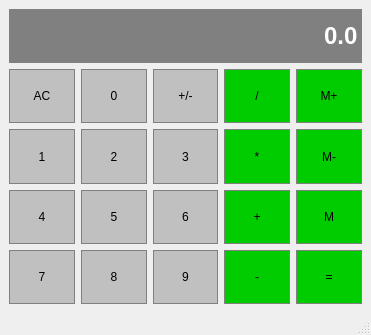
<?xml version="1.0" encoding="UTF-8"?>
<ui version="4.0">
 <class>Calculator</class>
 <widget class="QMainWindow" name="Calculator">
  <property name="geometry">
   <rect>
    <x>0</x>
    <y>0</y>
    <width>371</width>
    <height>335</height>
   </rect>
  </property>
  <property name="sizePolicy">
   <sizepolicy hsizetype="Preferred" vsizetype="Expanding">
    <horstretch>0</horstretch>
    <verstretch>0</verstretch>
   </sizepolicy>
  </property>
  <property name="windowTitle">
   <string>Calculator</string>
  </property>
  <widget class="QWidget" name="centralwidget">
   <layout class="QGridLayout" name="gridLayout">
    <item row="2" column="4">
     <widget class="QPushButton" name="MemClear">
      <property name="sizePolicy">
       <sizepolicy hsizetype="Preferred" vsizetype="Preferred">
        <horstretch>0</horstretch>
        <verstretch>0</verstretch>
       </sizepolicy>
      </property>
      <property name="autoFillBackground">
       <bool>false</bool>
      </property>
      <property name="styleSheet">
       <string notr="true">QPushButton{
	background-color: #00CC00;
	border: 1px solid gray;
	padding: 5px;
}
QPushButton:pressed{
	background-color: #CCCCCC;
	border: 1px solid gray;
	padding: 5px;
}</string>
      </property>
      <property name="text">
       <string>M-</string>
      </property>
     </widget>
    </item>
    <item row="4" column="0">
     <widget class="QPushButton" name="Button7">
      <property name="sizePolicy">
       <sizepolicy hsizetype="Preferred" vsizetype="Preferred">
        <horstretch>0</horstretch>
        <verstretch>0</verstretch>
       </sizepolicy>
      </property>
      <property name="autoFillBackground">
       <bool>false</bool>
      </property>
      <property name="styleSheet">
       <string notr="true">QPushButton{
	background-color: #C0C0C0;
	border: 1px solid gray;
	padding: 5px;
}
QPushButton:pressed{
	background-color: #A9A9A9;
	border: 1px solid gray;
	padding: 5px;
}</string>
      </property>
      <property name="text">
       <string>7</string>
      </property>
     </widget>
    </item>
    <item row="3" column="1">
     <widget class="QPushButton" name="Button5">
      <property name="sizePolicy">
       <sizepolicy hsizetype="Preferred" vsizetype="Preferred">
        <horstretch>0</horstretch>
        <verstretch>0</verstretch>
       </sizepolicy>
      </property>
      <property name="autoFillBackground">
       <bool>false</bool>
      </property>
      <property name="styleSheet">
       <string notr="true">QPushButton{
	background-color: #C0C0C0;
	border: 1px solid gray;
	padding: 5px;
}
QPushButton:pressed{
	background-color: #A9A9A9;
	border: 1px solid gray;
	padding: 5px;
}</string>
      </property>
      <property name="text">
       <string>5</string>
      </property>
     </widget>
    </item>
    <item row="4" column="1">
     <widget class="QPushButton" name="Button8">
      <property name="sizePolicy">
       <sizepolicy hsizetype="Preferred" vsizetype="Preferred">
        <horstretch>0</horstretch>
        <verstretch>0</verstretch>
       </sizepolicy>
      </property>
      <property name="autoFillBackground">
       <bool>false</bool>
      </property>
      <property name="styleSheet">
       <string notr="true">QPushButton{
	background-color: #C0C0C0;
	border: 1px solid gray;
	padding: 5px;
}
QPushButton:pressed{
	background-color: #A9A9A9;
	border: 1px solid gray;
	padding: 5px;
}</string>
      </property>
      <property name="text">
       <string>8</string>
      </property>
     </widget>
    </item>
    <item row="1" column="4">
     <widget class="QPushButton" name="MemAdd">
      <property name="sizePolicy">
       <sizepolicy hsizetype="Preferred" vsizetype="Preferred">
        <horstretch>0</horstretch>
        <verstretch>0</verstretch>
       </sizepolicy>
      </property>
      <property name="autoFillBackground">
       <bool>false</bool>
      </property>
      <property name="styleSheet">
       <string notr="true">QPushButton{
	background-color: #00CC00;
	border: 1px solid gray;
	padding: 5px;
}
QPushButton:pressed{
	background-color: #CCCCCC;
	border: 1px solid gray;
	padding: 5px;
}</string>
      </property>
      <property name="text">
       <string>M+</string>
      </property>
     </widget>
    </item>
    <item row="3" column="0">
     <widget class="QPushButton" name="Button4">
      <property name="sizePolicy">
       <sizepolicy hsizetype="Preferred" vsizetype="Preferred">
        <horstretch>0</horstretch>
        <verstretch>0</verstretch>
       </sizepolicy>
      </property>
      <property name="autoFillBackground">
       <bool>false</bool>
      </property>
      <property name="styleSheet">
       <string notr="true">QPushButton{
	background-color: #C0C0C0;
	border: 1px solid gray;
	padding: 5px;
}
QPushButton:pressed{
	background-color: #A9A9A9;
	border: 1px solid gray;
	padding: 5px;
}</string>
      </property>
      <property name="text">
       <string>4</string>
      </property>
     </widget>
    </item>
    <item row="1" column="3">
     <widget class="QPushButton" name="Divide">
      <property name="sizePolicy">
       <sizepolicy hsizetype="Preferred" vsizetype="Preferred">
        <horstretch>0</horstretch>
        <verstretch>0</verstretch>
       </sizepolicy>
      </property>
      <property name="autoFillBackground">
       <bool>false</bool>
      </property>
      <property name="styleSheet">
       <string notr="true">QPushButton{
	background-color: #00CC00;
	border: 1px solid gray;
	padding: 5px;
}
QPushButton:pressed{
	background-color: #CCCCCC;
	border: 1px solid gray;
	padding: 5px;
}</string>
      </property>
      <property name="text">
       <string>/</string>
      </property>
     </widget>
    </item>
    <item row="3" column="3">
     <widget class="QPushButton" name="Add">
      <property name="sizePolicy">
       <sizepolicy hsizetype="Preferred" vsizetype="Preferred">
        <horstretch>0</horstretch>
        <verstretch>0</verstretch>
       </sizepolicy>
      </property>
      <property name="autoFillBackground">
       <bool>false</bool>
      </property>
      <property name="styleSheet">
       <string notr="true">QPushButton{
	background-color: #00CC00;
	border: 1px solid gray;
	padding: 5px;
}
QPushButton:pressed{
	background-color: #CCCCCC;
	border: 1px solid gray;
	padding: 5px;
}</string>
      </property>
      <property name="text">
       <string>+</string>
      </property>
     </widget>
    </item>
    <item row="4" column="4">
     <widget class="QPushButton" name="Equals">
      <property name="sizePolicy">
       <sizepolicy hsizetype="Preferred" vsizetype="Preferred">
        <horstretch>0</horstretch>
        <verstretch>0</verstretch>
       </sizepolicy>
      </property>
      <property name="autoFillBackground">
       <bool>false</bool>
      </property>
      <property name="styleSheet">
       <string notr="true">QPushButton{
	background-color: #00CC00;
	border: 1px solid gray;
	padding: 5px;
}
QPushButton:pressed{
	background-color: #CCCCCC;
	border: 1px solid gray;
	padding: 5px;
}</string>
      </property>
      <property name="text">
       <string>=</string>
      </property>
     </widget>
    </item>
    <item row="2" column="2">
     <widget class="QPushButton" name="Button3">
      <property name="sizePolicy">
       <sizepolicy hsizetype="Preferred" vsizetype="Preferred">
        <horstretch>0</horstretch>
        <verstretch>0</verstretch>
       </sizepolicy>
      </property>
      <property name="autoFillBackground">
       <bool>false</bool>
      </property>
      <property name="styleSheet">
       <string notr="true">QPushButton{
	background-color: #C0C0C0;
	border: 1px solid gray;
	padding: 5px;
}
QPushButton:pressed{
	background-color: #A9A9A9;
	border: 1px solid gray;
	padding: 5px;
}</string>
      </property>
      <property name="text">
       <string>3</string>
      </property>
     </widget>
    </item>
    <item row="2" column="1">
     <widget class="QPushButton" name="Button2">
      <property name="sizePolicy">
       <sizepolicy hsizetype="Preferred" vsizetype="Preferred">
        <horstretch>0</horstretch>
        <verstretch>0</verstretch>
       </sizepolicy>
      </property>
      <property name="autoFillBackground">
       <bool>false</bool>
      </property>
      <property name="styleSheet">
       <string notr="true">QPushButton{
	background-color: #C0C0C0;
	border: 1px solid gray;
	padding: 5px;
}
QPushButton:pressed{
	background-color: #A9A9A9;
	border: 1px solid gray;
	padding: 5px;
}</string>
      </property>
      <property name="text">
       <string>2</string>
      </property>
     </widget>
    </item>
    <item row="3" column="2">
     <widget class="QPushButton" name="Button6">
      <property name="sizePolicy">
       <sizepolicy hsizetype="Preferred" vsizetype="Preferred">
        <horstretch>0</horstretch>
        <verstretch>0</verstretch>
       </sizepolicy>
      </property>
      <property name="autoFillBackground">
       <bool>false</bool>
      </property>
      <property name="styleSheet">
       <string notr="true">QPushButton{
	background-color: #C0C0C0;
	border: 1px solid gray;
	padding: 5px;
}
QPushButton:pressed{
	background-color: #A9A9A9;
	border: 1px solid gray;
	padding: 5px;
}</string>
      </property>
      <property name="text">
       <string>6</string>
      </property>
     </widget>
    </item>
    <item row="2" column="3">
     <widget class="QPushButton" name="Multiply">
      <property name="sizePolicy">
       <sizepolicy hsizetype="Preferred" vsizetype="Preferred">
        <horstretch>0</horstretch>
        <verstretch>0</verstretch>
       </sizepolicy>
      </property>
      <property name="autoFillBackground">
       <bool>false</bool>
      </property>
      <property name="styleSheet">
       <string notr="true">QPushButton{
	background-color: #00CC00;
	border: 1px solid gray;
	padding: 5px;
}
QPushButton:pressed{
	background-color: #CCCCCC;
	border: 1px solid gray;
	padding: 5px;
}</string>
      </property>
      <property name="text">
       <string>*</string>
      </property>
     </widget>
    </item>
    <item row="1" column="0">
     <widget class="QPushButton" name="Clear">
      <property name="sizePolicy">
       <sizepolicy hsizetype="Preferred" vsizetype="Preferred">
        <horstretch>0</horstretch>
        <verstretch>0</verstretch>
       </sizepolicy>
      </property>
      <property name="autoFillBackground">
       <bool>false</bool>
      </property>
      <property name="styleSheet">
       <string notr="true">QPushButton{
	background-color: #C0C0C0;
	border: 1px solid gray;
	padding: 5px;
}
QPushButton:pressed{
	background-color: #A9A9A9;
	border: 1px solid gray;
	padding: 5px;
}</string>
      </property>
      <property name="text">
       <string>AC</string>
      </property>
     </widget>
    </item>
    <item row="1" column="1">
     <widget class="QPushButton" name="Button0">
      <property name="sizePolicy">
       <sizepolicy hsizetype="Preferred" vsizetype="Preferred">
        <horstretch>0</horstretch>
        <verstretch>0</verstretch>
       </sizepolicy>
      </property>
      <property name="autoFillBackground">
       <bool>false</bool>
      </property>
      <property name="styleSheet">
       <string notr="true">QPushButton{
	background-color: #C0C0C0;
	border: 1px solid gray;
	padding: 5px;
}
QPushButton:pressed{
	background-color: #A9A9A9;
	border: 1px solid gray;
	padding: 5px;
}</string>
      </property>
      <property name="text">
       <string>0</string>
      </property>
     </widget>
    </item>
    <item row="2" column="0">
     <widget class="QPushButton" name="Button1">
      <property name="sizePolicy">
       <sizepolicy hsizetype="Preferred" vsizetype="Preferred">
        <horstretch>0</horstretch>
        <verstretch>0</verstretch>
       </sizepolicy>
      </property>
      <property name="autoFillBackground">
       <bool>false</bool>
      </property>
      <property name="styleSheet">
       <string notr="true">QPushButton{
	background-color: #C0C0C0;
	border: 1px solid gray;
	padding: 5px;
}
QPushButton:pressed{
	background-color: #A9A9A9;
	border: 1px solid gray;
	padding: 5px;
}</string>
      </property>
      <property name="text">
       <string>1</string>
      </property>
     </widget>
    </item>
    <item row="4" column="2">
     <widget class="QPushButton" name="Button9">
      <property name="sizePolicy">
       <sizepolicy hsizetype="Preferred" vsizetype="Preferred">
        <horstretch>0</horstretch>
        <verstretch>0</verstretch>
       </sizepolicy>
      </property>
      <property name="autoFillBackground">
       <bool>false</bool>
      </property>
      <property name="styleSheet">
       <string notr="true">QPushButton{
	background-color: #C0C0C0;
	border: 1px solid gray;
	padding: 5px;
}
QPushButton:pressed{
	background-color: #A9A9A9;
	border: 1px solid gray;
	padding: 5px;
}</string>
      </property>
      <property name="text">
       <string>9</string>
      </property>
     </widget>
    </item>
    <item row="3" column="4">
     <widget class="QPushButton" name="MemGet">
      <property name="sizePolicy">
       <sizepolicy hsizetype="Preferred" vsizetype="Preferred">
        <horstretch>0</horstretch>
        <verstretch>0</verstretch>
       </sizepolicy>
      </property>
      <property name="autoFillBackground">
       <bool>false</bool>
      </property>
      <property name="styleSheet">
       <string notr="true">QPushButton{
	background-color: #00CC00;
	border: 1px solid gray;
	padding: 5px;
}
QPushButton:pressed{
	background-color: #CCCCCC;
	border: 1px solid gray;
	padding: 5px;
}</string>
      </property>
      <property name="text">
       <string>M</string>
      </property>
     </widget>
    </item>
    <item row="1" column="2">
     <widget class="QPushButton" name="ChangeSign">
      <property name="sizePolicy">
       <sizepolicy hsizetype="Preferred" vsizetype="Preferred">
        <horstretch>0</horstretch>
        <verstretch>0</verstretch>
       </sizepolicy>
      </property>
      <property name="autoFillBackground">
       <bool>false</bool>
      </property>
      <property name="styleSheet">
       <string notr="true">QPushButton{
	background-color: #C0C0C0;
	border: 1px solid gray;
	padding: 5px;
}
QPushButton:pressed{
	background-color: #A9A9A9;
	border: 1px solid gray;
	padding: 5px;
}</string>
      </property>
      <property name="text">
       <string>+/-</string>
      </property>
     </widget>
    </item>
    <item row="4" column="3">
     <widget class="QPushButton" name="Subtract">
      <property name="sizePolicy">
       <sizepolicy hsizetype="Preferred" vsizetype="Preferred">
        <horstretch>0</horstretch>
        <verstretch>0</verstretch>
       </sizepolicy>
      </property>
      <property name="autoFillBackground">
       <bool>false</bool>
      </property>
      <property name="styleSheet">
       <string notr="true">QPushButton{
	background-color: #00CC00;
	border: 1px solid gray;
	padding: 5px;
}
QPushButton:pressed{
	background-color: #CCCCCC;
	border: 1px solid gray;
	padding: 5px;
}</string>
      </property>
      <property name="text">
       <string>-</string>
      </property>
     </widget>
    </item>
    <item row="0" column="0" colspan="5">
     <widget class="QLineEdit" name="Display">
      <property name="sizePolicy">
       <sizepolicy hsizetype="Expanding" vsizetype="Preferred">
        <horstretch>0</horstretch>
        <verstretch>0</verstretch>
       </sizepolicy>
      </property>
      <property name="font">
       <font>
        <family>Arial</family>
        <pointsize>18</pointsize>
        <bold>true</bold>
       </font>
      </property>
      <property name="styleSheet">
       <string notr="true">QLineEdit{
	background-color: gray;
	border: 1px solid gray;
	color: #ffffff;
}</string>
      </property>
      <property name="text">
       <string>0.0</string>
      </property>
      <property name="alignment">
       <set>Qt::AlignRight|Qt::AlignTrailing|Qt::AlignVCenter</set>
      </property>
     </widget>
    </item>
   </layout>
  </widget>
  <widget class="QMenuBar" name="menubar">
   <property name="geometry">
    <rect>
     <x>0</x>
     <y>0</y>
     <width>371</width>
     <height>22</height>
    </rect>
   </property>
  </widget>
  <widget class="QStatusBar" name="statusbar"/>
 </widget>
 <resources/>
 <connections>
  <connection>
   <sender>Clear</sender>
   <signal>clicked()</signal>
   <receiver>Display</receiver>
   <slot>clear()</slot>
   <hints>
    <hint type="sourcelabel">
     <x>45</x>
     <y>115</y>
    </hint>
    <hint type="destinationlabel">
     <x>106</x>
     <y>58</y>
    </hint>
   </hints>
  </connection>
 </connections>
</ui>
